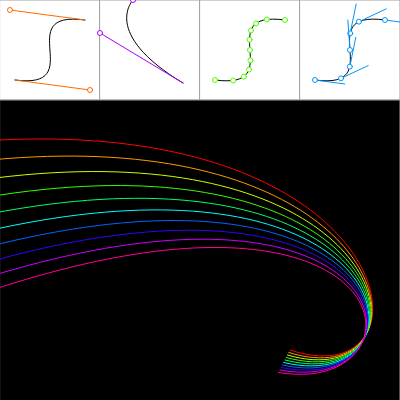
Frame 1 (no input)
Frame 60 (no input): identical to frame 1, image omitted
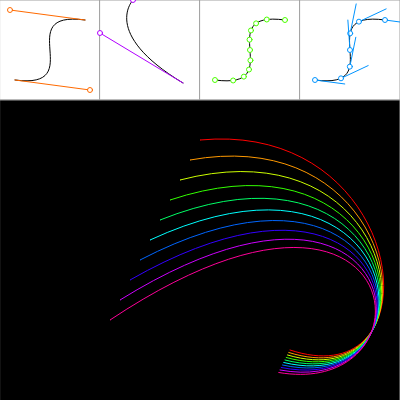
Frame 120 (the mouse pressed at the canvas centre since frame 60)

The p5.js sketch that drew these frames (run headless with seeded random() and noise() and a simulated clock; from frame 60 on, the mouse is pressed at the canvas centre):

// p5.js sketch
// ── sketch.js
// Les courbes de Bézier sont des outils mathématiques qui ouvrent la porte à une représentation. Comme de nombreuses techniques, elles ont été inventé par des ingénieurs et non pour l'art en soi. En tant qu'artistes-ingénieurs, nous devons nous réapproprier des formes variées de représentation. L'art peut naître de tout et donc aussi de la science.

// Pour se réapproprier un outil comme les courbes de Bézier, il faut d'abord le comprendre. Appréhender ses règles et son fonctionnement est essentiel pour l'utiliser à bon escient. Cela s'applique à tous les domaines de l'art même ceux non liés directement à la science. Il est important de comprendre le fonctionnement de l'anatomie pour un danseur, de son matériel de peinture pour un peintre et ainsi de suite.

// Les mathématiques, précisément, nous offrent beaucoup d'outils. En effet, nous pouvons dire qu'ils nous permettent de comprendre le monde, le qualifier, le représenter. Il est donc logique de faire appel aux mathématiques pour proposer une représentation artistique quelle qu'elle soit. Les mathématiques comme l'art, nous rapproche de notre réalité complexe.

// En conclusion, un artiste doit comprendre ses outils. Nos outils sont entre autres la science et les mathématiques que ce soit en général ou par l'utilisation de l'informatique. Nous, en tant qu'artistes, devons nous intéresser à notre outil le plus versatile, les mathématiques.

function setup() {
  createCanvas(400, 400);
  print('hello world');
  background(255);
}

function draw() {
  // REFERENCE bezier 1
  fill(255);
  stroke(160);
  rect(0, 0, 100, 100);
  stroke(0, 0, 0);
  bezier(85, 20, 10, 10, 90, 90, 15, 80);
  stroke(255, 106, 0);
  line(85, 20, 10, 10);
  circle(10, 10, 5);
  line(90, 90, 15, 80);
  circle(90, 90, 5);

  // REFERENCE bezier 2
  stroke(160);
  rect(100, 0, 100, 100);
  stroke(0, 0, 0);
  bezier(183, 83, 100, 33, 133, 0, 133, 0);
  stroke(178, 0, 255);
  line(183, 83, 100, 33);
  circle(100, 33, 5);
  line(133, 0, 133, 0);
  circle(133, 0, 5);

  // REFERENCE bezierPOINT
  stroke(160);
  rect(200, 0, 100, 100);
  let x1 = 285,
    x2 = 210,
    x3 = 290,
    x4 = 215;
  let y1 = 20,
    y2 = 10,
    y3 = 90,
    y4 = 80;
  stroke(0, 0, 0);
  bezier(x1, y1, x2, y2, x3, y3, x4, y4);
  fill(255);
  stroke(76, 255, 0);
  let steps = 10;
  for (let i = 0; i <= steps; i++) {
    let t = i / steps;
    let x = bezierPoint(x1, x2, x3, x4, t);
    let y = bezierPoint(y1, y2, y3, y4, t);
    circle(x, y, 5);
  }

  // REFERENCE bezierTangent
  stroke(160);
  rect(300, 0, 100, 100);
  stroke(0, 0, 0);
  bezier(385, 20, 310, 10, 390, 90, 315, 80);
  steps = 6;
  fill(255);
  for (let i = 0; i <= steps; i++) {
    let t = i / steps;
    // Get the location of the point
    let x = bezierPoint(385, 310, 390, 315, t);
    let y = bezierPoint(20, 10, 90, 80, t);
    // Get the tangent points
    let tx = bezierTangent(85, 10, 90, 15, t);
    let ty = bezierTangent(20, 10, 90, 80, t);
    // Calculate an angle from the tangent points
    let a = atan2(ty, tx);
    a += PI;
    stroke(0, 148, 255);
    line(x, y, cos(a) * 30 + x, sin(a) * 30 + y);
    // The following line of code makes a line
    // inverse of the above line
    // line(x, y, cos(a)*-30 + x, sin(a)*-30 + y);
    ellipse(x, y, 5, 5);
  }

  // EXEMPLE
  fill(0);
  stroke(160);
  rect(0, 100, 400, 400);
  noFill();
  stroke(255);
  colorMode(HSB, height, height, height);

  for (let i = 0; i < 200; i += 20) {
    stroke(i*2, height, height);
    bezier(
      mouseX - i / 2.0,
      100 + 40 + i,
      410,
      100 + 20,
      440,
      100 + 300,
      50 + 240 - i / 16.0,
      50 +300 + i / 8.0
    );
  }

  colorMode(RGB, 255);

}
